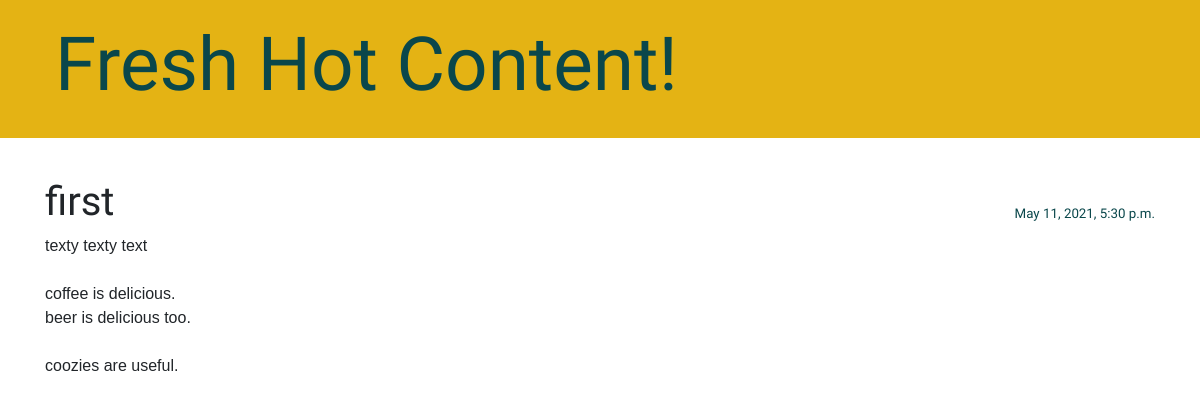
Before: /post/1/ with the older database file.
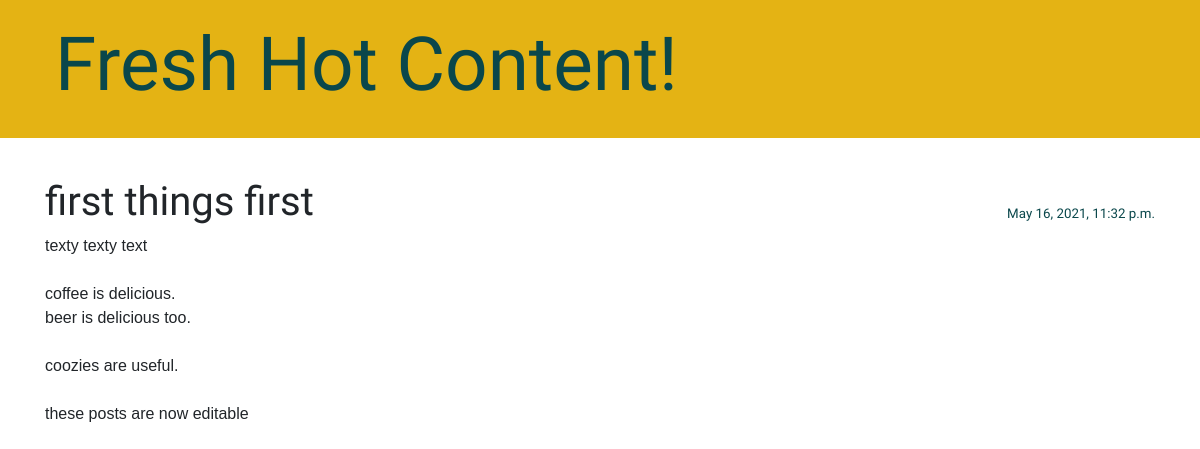
After: the same page with the newer database file.
### blog/models.py (models this page shows, shortened)
class Post(models.Model):
    author = models.ForeignKey(settings.AUTH_USER_MODEL, on_delete=models.CASCADE)
    title = models.CharField(max_length=200)
    text = models.TextField()
    created_date = models.DateTimeField(default=timezone.now)
    published_date = models.DateTimeField(blank=True, null=True)

### blog/views.py (the view)
# urls.py: path('post/<int:pk>/', views.post_detail, name='post_detail'),
def post_detail(request, pk):
    post = get_object_or_404(Post, pk=pk)
    return render(request, 'blog/post_detail.html', {'post': post})

### blog/templates/blog/post_detail.html (shortened to what this page needs)
{% extends 'blog/base.html' %}
{% block content %}
    <article class="post">
        {% if post.published_date %}
            <time class="date">
                {{ post.published_date }}
            </time>
        {% endif %}
        <h1>{{ post.title }}</h1>
        <p>{{ post.text|linebreaksbr }}</p>
    </article>
{% endblock %}

Changed rows visible on the page:
changed Post: published_date "May 11, 2021, 5:30 p.m." → "May 16, 2021, 11:32 p.m."; title "first" → "first things first"; text "texty texty text coffee is delicious. beer is delicious too. coozies are useful." → "texty texty text coffee is delicious. beer is delicious too. coozies are useful. these posts are now editable"
